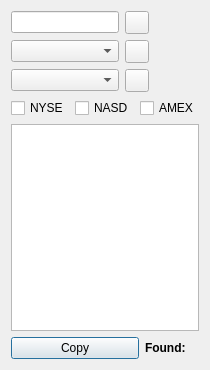
<?xml version="1.0" encoding="UTF-8"?>
<ui version="4.0">
 <class>TickerNeighbors</class>
 <widget class="QDialog" name="TickerNeighbors">
  <property name="geometry">
   <rect>
    <x>0</x>
    <y>0</y>
    <width>186</width>
    <height>370</height>
   </rect>
  </property>
  <property name="windowTitle">
   <string>Industries</string>
  </property>
  <layout class="QGridLayout" name="gridLayout_3">
   <item row="0" column="0" colspan="3">
    <layout class="QGridLayout" name="gridLayout_2">
     <item row="0" column="0">
      <widget class="QLineEdit" name="lineTicker"/>
     </item>
     <item row="0" column="1">
      <widget class="QToolButton" name="pushTicker">
       <property name="icon">
        <iconset resource="tht.qrc">
         <normaloff>:/images/query.png</normaloff>:/images/query.png</iconset>
       </property>
      </widget>
     </item>
     <item row="1" column="0">
      <widget class="QComboBox" name="comboSector"/>
     </item>
     <item row="1" column="1">
      <widget class="QToolButton" name="pushSector">
       <property name="icon">
        <iconset resource="tht.qrc">
         <normaloff>:/images/query.png</normaloff>:/images/query.png</iconset>
       </property>
      </widget>
     </item>
     <item row="1" column="2">
      <spacer name="horizontalSpacer">
       <property name="orientation">
        <enum>Qt::Horizontal</enum>
       </property>
       <property name="sizeHint" stdset="0">
        <size>
         <width>13</width>
         <height>20</height>
        </size>
       </property>
      </spacer>
     </item>
     <item row="2" column="0">
      <widget class="QComboBox" name="comboIndustry"/>
     </item>
     <item row="2" column="1">
      <widget class="QToolButton" name="pushIndustry">
       <property name="icon">
        <iconset resource="tht.qrc">
         <normaloff>:/images/query.png</normaloff>:/images/query.png</iconset>
       </property>
      </widget>
     </item>
    </layout>
   </item>
   <item row="1" column="0" colspan="3">
    <layout class="QGridLayout" name="gridLayout">
     <item row="0" column="0">
      <widget class="QCheckBox" name="checkNyse">
       <property name="text">
        <string>NYSE</string>
       </property>
      </widget>
     </item>
     <item row="0" column="1">
      <widget class="QCheckBox" name="checkNasd">
       <property name="text">
        <string>NASD</string>
       </property>
      </widget>
     </item>
     <item row="0" column="2">
      <widget class="QCheckBox" name="checkAmex">
       <property name="text">
        <string>AMEX</string>
       </property>
      </widget>
     </item>
     <item row="0" column="3">
      <spacer name="horizontalSpacer_2">
       <property name="orientation">
        <enum>Qt::Horizontal</enum>
       </property>
       <property name="sizeHint" stdset="0">
        <size>
         <width>13</width>
         <height>20</height>
        </size>
       </property>
      </spacer>
     </item>
    </layout>
   </item>
   <item row="2" column="0" colspan="3">
    <widget class="QListView" name="list">
     <property name="selectionMode">
      <enum>QAbstractItemView::ExtendedSelection</enum>
     </property>
     <property name="movement">
      <enum>QListView::Static</enum>
     </property>
     <property name="flow">
      <enum>QListView::TopToBottom</enum>
     </property>
     <property name="viewMode">
      <enum>QListView::IconMode</enum>
     </property>
    </widget>
   </item>
   <item row="3" column="0">
    <widget class="QPushButton" name="pushCopy">
     <property name="sizePolicy">
      <sizepolicy hsizetype="Minimum" vsizetype="Fixed">
       <horstretch>1</horstretch>
       <verstretch>0</verstretch>
      </sizepolicy>
     </property>
     <property name="text">
      <string>Copy</string>
     </property>
    </widget>
   </item>
   <item row="3" column="1">
    <widget class="QLabel" name="label_4">
     <property name="font">
      <font>
       <weight>75</weight>
       <bold>true</bold>
      </font>
     </property>
     <property name="text">
      <string>Found:</string>
     </property>
    </widget>
   </item>
   <item row="3" column="2">
    <widget class="QLabel" name="labelFound"/>
   </item>
  </layout>
 </widget>
 <tabstops>
  <tabstop>lineTicker</tabstop>
  <tabstop>pushTicker</tabstop>
  <tabstop>comboSector</tabstop>
  <tabstop>pushSector</tabstop>
  <tabstop>comboIndustry</tabstop>
  <tabstop>pushIndustry</tabstop>
  <tabstop>checkNyse</tabstop>
  <tabstop>checkNasd</tabstop>
  <tabstop>checkAmex</tabstop>
  <tabstop>pushCopy</tabstop>
 </tabstops>
 <resources>
  <include location="tht.qrc"/>
 </resources>
 <connections>
  <connection>
   <sender>pushCopy</sender>
   <signal>clicked()</signal>
   <receiver>TickerNeighbors</receiver>
   <slot>slotCopy()</slot>
   <hints>
    <hint type="sourcelabel">
     <x>93</x>
     <y>360</y>
    </hint>
    <hint type="destinationlabel">
     <x>185</x>
     <y>311</y>
    </hint>
   </hints>
  </connection>
  <connection>
   <sender>lineTicker</sender>
   <signal>returnPressed()</signal>
   <receiver>TickerNeighbors</receiver>
   <slot>slotFetch()</slot>
   <hints>
    <hint type="sourcelabel">
     <x>113</x>
     <y>21</y>
    </hint>
    <hint type="destinationlabel">
     <x>185</x>
     <y>22</y>
    </hint>
   </hints>
  </connection>
  <connection>
   <sender>checkNyse</sender>
   <signal>toggled(bool)</signal>
   <receiver>TickerNeighbors</receiver>
   <slot>slotFetch()</slot>
   <hints>
    <hint type="sourcelabel">
     <x>43</x>
     <y>107</y>
    </hint>
    <hint type="destinationlabel">
     <x>233</x>
     <y>48</y>
    </hint>
   </hints>
  </connection>
  <connection>
   <sender>checkNasd</sender>
   <signal>toggled(bool)</signal>
   <receiver>TickerNeighbors</receiver>
   <slot>slotFetch()</slot>
   <hints>
    <hint type="sourcelabel">
     <x>113</x>
     <y>107</y>
    </hint>
    <hint type="destinationlabel">
     <x>260</x>
     <y>56</y>
    </hint>
   </hints>
  </connection>
  <connection>
   <sender>checkAmex</sender>
   <signal>toggled(bool)</signal>
   <receiver>TickerNeighbors</receiver>
   <slot>slotFetch()</slot>
   <hints>
    <hint type="sourcelabel">
     <x>169</x>
     <y>107</y>
    </hint>
    <hint type="destinationlabel">
     <x>243</x>
     <y>75</y>
    </hint>
   </hints>
  </connection>
  <connection>
   <sender>pushTicker</sender>
   <signal>clicked()</signal>
   <receiver>TickerNeighbors</receiver>
   <slot>slotFetch()</slot>
   <hints>
    <hint type="sourcelabel">
     <x>154</x>
     <y>23</y>
    </hint>
    <hint type="destinationlabel">
     <x>252</x>
     <y>15</y>
    </hint>
   </hints>
  </connection>
  <connection>
   <sender>pushSector</sender>
   <signal>clicked()</signal>
   <receiver>TickerNeighbors</receiver>
   <slot>slotFetch()</slot>
   <hints>
    <hint type="sourcelabel">
     <x>148</x>
     <y>45</y>
    </hint>
    <hint type="destinationlabel">
     <x>234</x>
     <y>226</y>
    </hint>
   </hints>
  </connection>
  <connection>
   <sender>pushIndustry</sender>
   <signal>clicked()</signal>
   <receiver>TickerNeighbors</receiver>
   <slot>slotFetch()</slot>
   <hints>
    <hint type="sourcelabel">
     <x>159</x>
     <y>73</y>
    </hint>
    <hint type="destinationlabel">
     <x>202</x>
     <y>257</y>
    </hint>
   </hints>
  </connection>
 </connections>
 <slots>
  <slot>slotCopy()</slot>
  <slot>slotFetch()</slot>
 </slots>
</ui>
